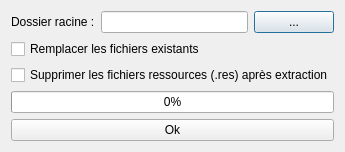
<?xml version="1.0" encoding="UTF-8"?>
<ui version="4.0">
 <class>ClientExtractorDialog</class>
 <widget class="QDialog" name="ClientExtractorDialog">
  <property name="windowModality">
   <enum>Qt::ApplicationModal</enum>
  </property>
  <property name="geometry">
   <rect>
    <x>0</x>
    <y>0</y>
    <width>314</width>
    <height>145</height>
   </rect>
  </property>
  <property name="windowTitle">
   <string>Extracteur de client</string>
  </property>
  <property name="windowIcon">
   <iconset resource="MainFrame.qrc">
    <normaloff>:/MainFrame/Resources/extract.png</normaloff>:/MainFrame/Resources/extract.png</iconset>
  </property>
  <layout class="QVBoxLayout" name="verticalLayout">
   <item>
    <layout class="QHBoxLayout" name="horizontalLayout">
     <item>
      <widget class="QLabel" name="label">
       <property name="text">
        <string>Dossier racine :</string>
       </property>
      </widget>
     </item>
     <item>
      <widget class="QLineEdit" name="dir">
       <property name="readOnly">
        <bool>false</bool>
       </property>
      </widget>
     </item>
     <item>
      <widget class="QPushButton" name="selectDir">
       <property name="text">
        <string>...</string>
       </property>
      </widget>
     </item>
    </layout>
   </item>
   <item>
    <widget class="QCheckBox" name="replaceFiles">
     <property name="text">
      <string>Remplacer les fichiers existants</string>
     </property>
    </widget>
   </item>
   <item>
    <widget class="QCheckBox" name="deleteRes">
     <property name="text">
      <string>Supprimer les fichiers ressources (.res) après extraction</string>
     </property>
    </widget>
   </item>
   <item>
    <widget class="QProgressBar" name="progress">
     <property name="value">
      <number>0</number>
     </property>
    </widget>
   </item>
   <item>
    <widget class="QPushButton" name="ok">
     <property name="text">
      <string>Ok</string>
     </property>
    </widget>
   </item>
  </layout>
 </widget>
 <resources>
  <include location="MainFrame.qrc"/>
 </resources>
 <connections/>
</ui>
